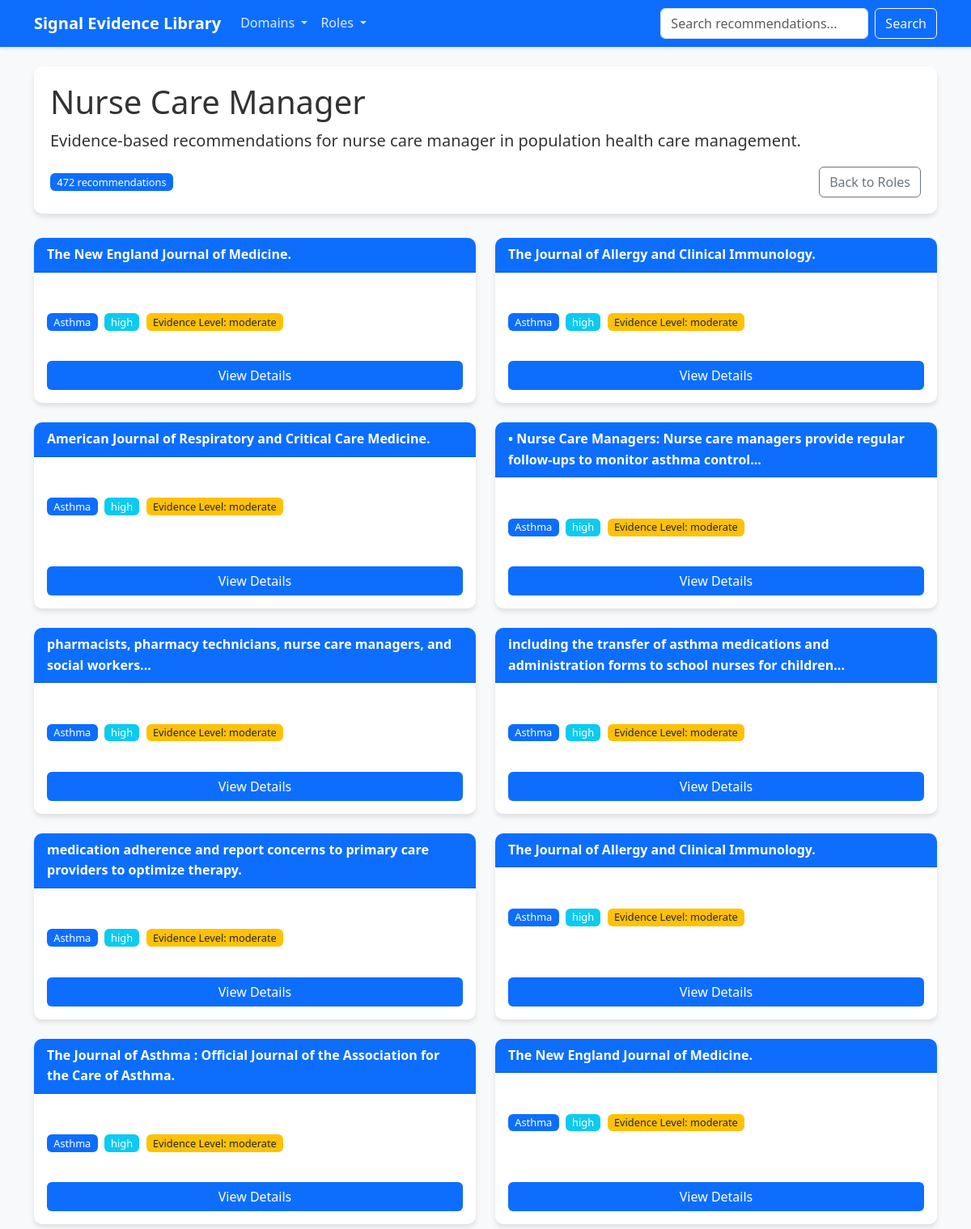
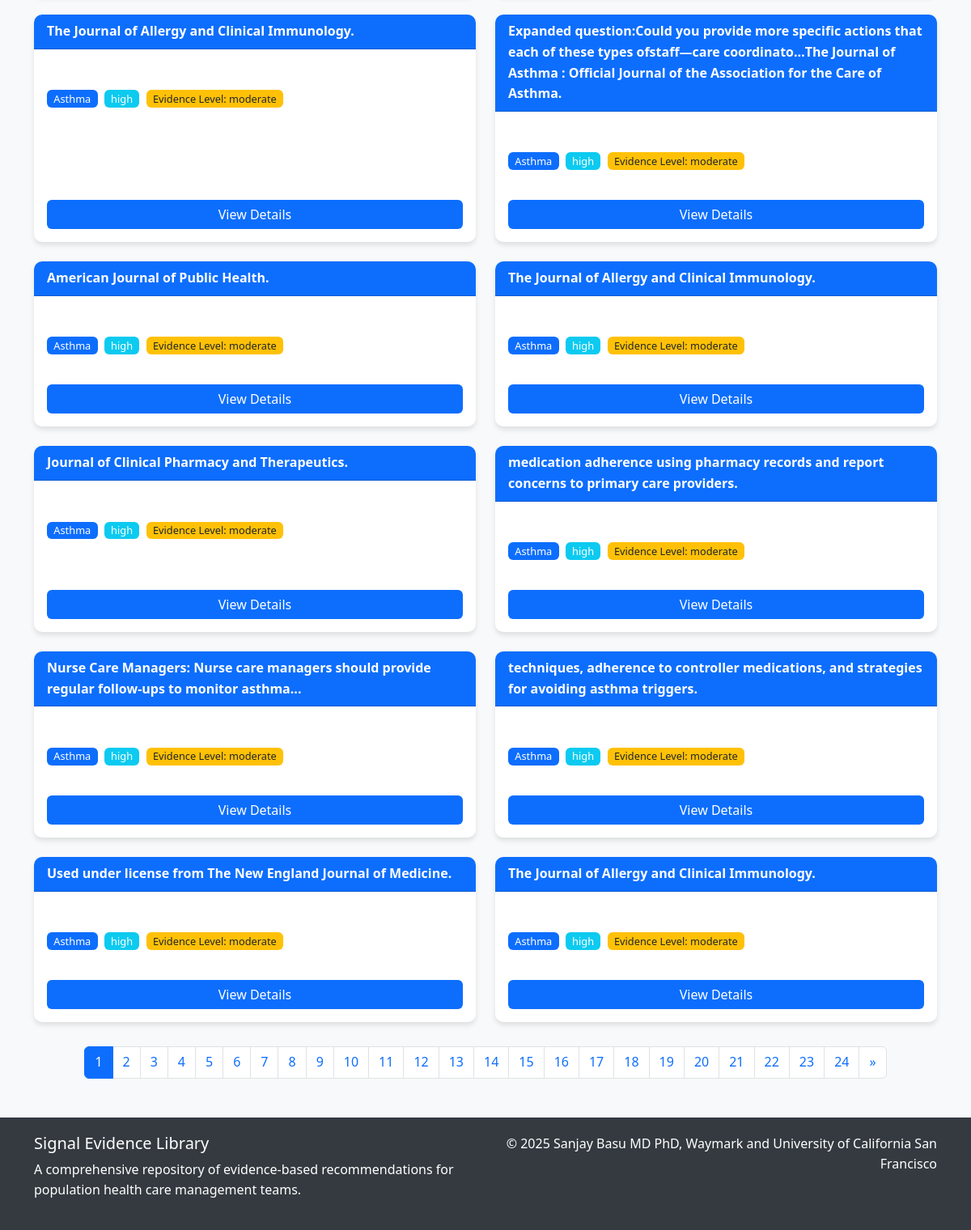
Page /role/nurse on the committed database (2 pictures, top to bottom).
### src/db/models.py (models this page shows)
class Role(db.Model):
    __tablename__ = 'roles'
    id = Column(String(50), primary_key=True)
    name = Column(String(100), nullable=False)
    description = Column(Text, nullable=True)
    recommendations = relationship("Recommendation", secondary="recommendation_role", back_populates="roles")
    def to_dict(self) -> Dict:
        return {
            "id": self.id,
            "name": self.name,
            "description": self.description
        }

class Recommendation(db.Model):
    __tablename__ = 'recommendations'
    id = Column(String(100), primary_key=True)
    title = Column(String(255), nullable=False)
    domain_id = Column(String(50), ForeignKey('domains.id'), nullable=False)
    recommendation_text = Column(Text, nullable=False)
    rationale = Column(Text, nullable=True)
    expected_outcome = Column(Text, nullable=True)
    implementation_notes = Column(Text, nullable=True)
    priority_level = Column(String(20), nullable=True)
    evidence_level = Column(String(20), nullable=True)
    last_updated = Column(String(20), nullable=True)
    version = Column(String(10), nullable=True)
    domain = relationship("Domain", back_populates="recommendations")
    roles = relationship("Role", secondary="recommendation_role", back_populates="recommendations")
    citations = relationship("Citation", back_populates="recommendation", cascade="all, delete-orphan")
    def to_dict(self) -> Dict:
        return {
            "id": self.id,
            "title": self.title,
            "domain": self.domain.to_dict() if self.domain else None,
            "roles": [role.to_dict() for role in self.roles],
            "recommendation": self.recommendation_text,
            "rationale": self.rationale,
            "expected_outcome": self.expected_outcome,
            "implementation_notes": self.implementation_notes,
            "priority_level": self.priority_level,
            "evidence_level": self.evidence_level,
            "last_updated": self.last_updated,
            "version": self.version,
            "citations": [citation.to_dict() for citation in self.citations]
        }

class Domain(db.Model):
    __tablename__ = 'domains'
    id = Column(String(50), primary_key=True)
    name = Column(String(100), nullable=False)
    description = Column(Text, nullable=True)
    recommendations = relationship("Recommendation", back_populates="domain")
    def to_dict(self) -> Dict:
        return {
            "id": self.id,
            "name": self.name,
            "description": self.description
        }

### src/main.py (the view)
@app.route('/role/<role_id>')
def role(role_id):
    domains = db_manager.get_all_domains()
    roles = db_manager.get_all_roles()
    role = db_manager.get_role_by_id(role_id)
    if not role:
        return redirect(url_for('index'))
    page = int(request.args.get('page', 1))
    result = db_manager.get_all_recommendations(role_id=role_id, page=page)
    recommendations = result['recommendations']
    pagination = result['pagination']
    return render_template('role.html',
                          role=role,
                          recommendations=recommendations,
                          pagination=pagination,
                          domains=domains,
                          roles=roles)

### src/db/crud.py (called while the page is built)
    def get_session(self) -> Session:
        return self.SessionLocal()

    def get_all_domains(self) -> List[Dict[str, Any]]:
        session = self.get_session()
        try:
            domains = session.query(Domain).all()
            result = []
            for domain in domains:
                domain_dict = domain.to_dict()
                count = session.query(func.count(Recommendation.id)).filter(
                    Recommendation.domain_id == domain.id
                ).scalar()
                domain_dict['recommendation_count'] = count
                result.append(domain_dict)
            return result
        finally:
            session.close()

    def get_all_roles(self) -> List[Dict[str, Any]]:
        session = self.get_session()
        try:
            roles = session.query(Role).all()
            result = []
            for role in roles:
                role_dict = role.to_dict()
                count = session.query(func.count(Recommendation.id)).join(
                    Recommendation.roles
                ).filter(Role.id == role.id).scalar()
                role_dict['recommendation_count'] = count
                result.append(role_dict)
            return result
        finally:
            session.close()

    def get_role_by_id(self, role_id: str) -> Optional[Dict[str, Any]]:
        session = self.get_session()
        try:
            role = session.query(Role).filter(Role.id == role_id).first()
            return role.to_dict() if role else None
        finally:
            session.close()

### src/db/models.py (called while the page is built)
    def to_dict(self) -> Dict:
        return {
            "id": self.id,
            "authors": self.authors,
            "title": self.title,
            "journal": self.journal,
            "year": self.year,
            "doi": self.doi,
            "url": self.url
        }

### src/templates/role.html (shortened to what this page needs)
<!DOCTYPE html>
<html lang="en">
<head>
    <link href="https://cdn.jsdelivr.net/npm/bootstrap@5.3.0-alpha1/dist/css/bootstrap.min.css" rel="stylesheet">
</head>
<body>
    <nav class="navbar navbar-expand-lg navbar-dark mb-4">
        <div class="container">
            <a class="navbar-brand" href="/">Signal Evidence Library</a>
            <div class="collapse navbar-collapse" id="navbarNav">
                <ul class="navbar-nav me-auto">
                    <li class="nav-item dropdown">
                        <a class="nav-link dropdown-toggle" href="#" id="domainsDropdown" role="button" data-bs-toggle="dropdown" aria-expanded="false">
                            Domains
                        </a>
                    </li>
                    <li class="nav-item dropdown">
                        <a class="nav-link dropdown-toggle" href="#" id="rolesDropdown" role="button" data-bs-toggle="dropdown" aria-expanded="false">
                            Roles
                        </a>
                    </li>
                </ul>
                <form class="d-flex" action="/search" method="get">
                    <input class="form-control me-2" type="search" name="query" placeholder="Search recommendations..." aria-label="Search">
                    <button class="btn btn-outline-light" type="submit">Search</button>
                </form>
            </div>
        </div>
    </nav>
    <div class="container">
        <div class="role-header">
            <h1>{{ role.name }}</h1>
            <p class="lead">Evidence-based recommendations for {{ role.name | lower }} in population health care management.</p>
            <div class="d-flex justify-content-between align-items-center">
                <span class="badge bg-primary">{{ pagination.total }} recommendations</span>
                <div class="btn-group">
                    <a href="/" class="btn btn-outline-secondary">Back to Roles</a>
                </div>
            </div>
        </div>
        <div class="row row-cols-1 row-cols-md-2 g-4">
            {% for recommendation in recommendations %}
            <div class="col">
                <div class="card recommendation-card h-100">
                    <div class="card-header">{{ recommendation.title }}</div>
                    <div class="card-body">
                        <div class="mt-3 mb-3">
                            <span class="badge bg-primary me-1">{{ recommendation.domain.name }}</span>
                            <span class="badge bg-info me-1">{{ recommendation.priority_level }}</span>
                            <span class="badge bg-warning text-dark">Evidence Level: {{ recommendation.evidence_level }}</span>
                        </div>
                        <a href="/document/{{ recommendation.id }}" class="btn btn-primary mt-auto">View Details</a>
                    </div>
                </div>
            </div>
            {% endfor %}
        </div>
        {% if pagination.pages > 1 %}
        <nav aria-label="Page navigation">
            <ul class="pagination">
                {% for i in range(1, pagination.pages + 1) %}
                <li class="page-item {% if i == pagination.page %}active{% endif %}">
                    <a class="page-link" href="/role/{{ role.id }}?page={{ i }}">{{ i }}</a>
                </li>
                {% endfor %}
                {% if pagination.page < pagination.pages %}
                <li class="page-item">
                    <a class="page-link" href="/role/{{ role.id }}?page={{ pagination.page + 1 }}" aria-label="Next">
                        <span aria-hidden="true">&raquo;</span>
                    </a>
                </li>
                {% endif %}
            </ul>
        </nav>
        {% endif %}
    </div>
    <footer class="mt-5">
        <div class="container">
            <div class="row">
                <div class="col-md-6">
                    <h5>Signal Evidence Library</h5>
                    <p>A comprehensive repository of evidence-based recommendations for population health care management teams.</p>
                </div>
                <div class="col-md-6 text-md-end">
                    <p>© 2025 Sanjay Basu MD PhD, Waymark and University of California San Francisco</p>
                </div>
            </div>
        </div>
    </footer>
</body>
</html>

### src/templates/role.html (style rules this page uses)
body { font-family: 'Segoe UI', Tahoma, Geneva, Verdana, sans-serif; line-height: 1.6; color: #333; background-color: #f8f9fa; }
.navbar { background-color: #0d6efd; box-shadow: 0 2px 4px rgba(0,0,0,0.1); }
.navbar-brand { font-weight: bold; color: white !important; }
.nav-link { color: rgba(255,255,255,0.85) !important; }
.card { border: none; border-radius: 10px; box-shadow: 0 4px 6px rgba(0,0,0,0.1); transition: transform 0.3s ease; margin-bottom: 20px; }
.card-header { background-color: #0d6efd; color: white; border-radius: 10px 10px 0 0 !important; font-weight: bold; }
.btn-primary { background-color: #0d6efd; border: none; }
.badge { font-size: 0.8rem; font-weight: normal; }
.recommendation-card { height: 100%; }
.recommendation-card .card-body { display: flex; flex-direction: column; }
.recommendation-card .btn { margin-top: auto; }
.role-header { background-color: white; border-radius: 10px; box-shadow: 0 4px 6px rgba(0,0,0,0.1); padding: 20px; margin-bottom: 30px; }
.pagination { justify-content: center; margin-top: 30px; }
footer { background-color: #343a40; color: white; padding: 20px 0; margin-top: 50px; }

### rows in the picture
Role: name "Nurse Care Manager", name "nurse care manager"
Recommendation: title "The New England Journal of Medicine.", domain.name "Asthma", priority_level "high", evidence_level "moderate"
Recommendation: title "The Journal of Allergy and Clinical Immunology.", domain.name "Asthma", priority_level "high", evidence_level "moderate"
Recommendation: title "American Journal of Respiratory and Critical Care Medicine.", domain.name "Asthma", priority_level "high", evidence_level "moderate"
Recommendation: title "• Nurse Care Managers: Nurse care managers provide regular follow-ups to monitor asthma control...", domain.name "Asthma", priority_level "high", evidence_level "moderate"
Recommendation: title "pharmacists, pharmacy technicians, nurse care managers, and social workers...", domain.name "Asthma", priority_level "high", evidence_level "moderate"
Recommendation: title "including the transfer of asthma medications and administration forms to school nurses for children...", domain.name "Asthma", priority_level "high", evidence_level "moderate"
Recommendation: title "medication adherence and report concerns to primary care providers to optimize therapy.", domain.name "Asthma", priority_level "high", evidence_level "moderate"
Recommendation: title "The Journal of Allergy and Clinical Immunology.", domain.name "Asthma", priority_level "high", evidence_level "moderate"
Recommendation: title "The Journal of Asthma : Official Journal of the Association for the Care of Asthma.", domain.name "Asthma", priority_level "high", evidence_level "moderate"
Recommendation: title "The New England Journal of Medicine.", domain.name "Asthma", priority_level "high", evidence_level "moderate"
Recommendation: title "The Journal of Allergy and Clinical Immunology.", domain.name "Asthma", priority_level "high", evidence_level "moderate"
Recommendation: title "Expanded question:Could you provide more specific actions that each of these types ofstaff—care coordinato…The Journal of Asthma : Official Journal of the Association for the Care of Asthma.", domain.name "Asthma", priority_level "high", evidence_level "moderate"
Recommendation: title "American Journal of Public Health.", domain.name "Asthma", priority_level "high", evidence_level "moderate"
Recommendation: title "The Journal of Allergy and Clinical Immunology.", domain.name "Asthma", priority_level "high", evidence_level "moderate"
Recommendation: title "Journal of Clinical Pharmacy and Therapeutics.", domain.name "Asthma", priority_level "high", evidence_level "moderate"
Recommendation: title "medication adherence using pharmacy records and report concerns to primary care providers.", domain.name "Asthma", priority_level "high", evidence_level "moderate"
Recommendation: title "Nurse Care Managers: Nurse care managers should provide regular follow-ups to monitor asthma...", domain.name "Asthma", priority_level "high", evidence_level "moderate"
Recommendation: title "techniques, adherence to controller medications, and strategies for avoiding asthma triggers.", domain.name "Asthma", priority_level "high", evidence_level "moderate"
Recommendation: title "Used under license from The New England Journal of Medicine.", domain.name "Asthma", priority_level "high", evidence_level "moderate"
Recommendation: title "The Journal of Allergy and Clinical Immunology.", domain.name "Asthma", priority_level "high", evidence_level "moderate"

### other values in the picture
{{ pagination.total }} "472"
{{ i }} "1" "2" "3" "4" "5" "6" "7" "8" "9" "10" "11" "12" "13" "14" "15" "16" "17" "18" "19" "20" "21" "22" "23" "24"
